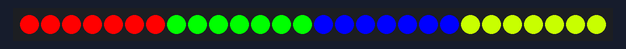
This sketch was run on a simulated Arduino Uno, built with avr-gcc and run on an emulated ATmega328P. Shown: 28 RGB LEDs in strip order, left to right.

Above: at 0.15 s.
At 19.98 s:
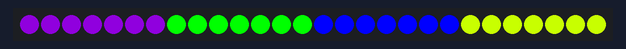
At 29.0 s:
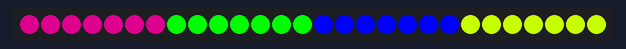
At 39.8 s:
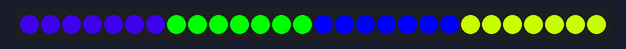

The sketch:

GroupedPixels.ino
```cpp
#include <Adafruit_NeoPixel.h>
#include <Pixelgroup.h>


// adafuit strip
Adafruit_NeoPixel strip = Adafruit_NeoPixel(28, 6, NEO_GRB + NEO_KHZ800);

//------------------------
// setup a pixelwriter
// make sure rgb order is correct (default: GRB like neopixel)
PixelWriter pixelWriter(strip.getPixels(), (uint8_t)strip.numPixels(), PXW_GRB);


//------------------------
// create pixelgroup
// instanciate with pixel indices

// argument 1: amount of pixels (e.g.: 3)
// argument 2..n: pixel indices (e.g.: 0, 1, 2)
Pixelgroup group1(7, 0,1,2,3,4,5,6);
Pixelgroup group2(7, 7,8,9,10,11,12,13);
Pixelgroup group3(7, 14,15,16,17,18,19,20);
Pixelgroup group4(7, 21,22,23,24,25,26,27);


void setup()
{
  //------------------------
  // begin neopixel strip
  strip.begin();

  //------------------------
  // setup a callback for "show" function in pixelWriter
  pixelWriter.setShowFunc(showPixels);


  //------------------------
  // manipulate group
  // demonstrate available functions

    // set pixels
  // argument 1: amount of pixels (e.g.: 4)
  // argument 2..n: pixel indices (e.g.: 4, 5, 6, 7)
  //group1.setPixels(28, 4, 5, 6, 7);

  // clear the group
  //group1.clear();

  // add pixels
  //group1.addPixel(3);

  // remove a pixel
  //group1.removePixel(4);


  //------------------------
  // set some colors, write them out
  group1.setRGB(255, 0, 0);
  group2.setRGB(0, 255, 0);
  group3.setRGB(0, 0, 255);
  group4.setRGB(200, 255, 0);
  writeGroups();

  //------------------------
  // setup fading of group thegroup
  group1.setFrom(255, 0, 0);
  group1.setTo(0, 0, 255);
  group1.setLoop(EASING_LOOP_BOUNCE);
  group1.setDuration(3000);
  group1.setEasing(true);


  //------------------------
  // set strobing of thatgroup
//  group1.setOnTime(600); // in ms
//  group1.setOffTimeSec(0.1); // or in sec
//  group1.setStrobing(true);

  //------------------------
  // flickering?
  // randomly flickering pixels in group
  // value defines flickersteps
  // the higher the number, the longer it flickers
  //group1.setFlicker(20);


}


void loop()
{
  // need to tick each group for animations like fading, strobing, flickering...
  // tick pickelgroups with same timestamp (so the animations are in sync)
  unsigned long _now = millis();

  // tick this group with timestamp
  group1.update(_now);
//  group2.update(_now);
//  group3.update(_now);
//  group4.update(_now);

  // strip only gets written, if pixels are dirty
  writeGroups();

  delay(20);
}


// callback function for pixelwriter
// only gets called if pixelwriter is dirty...
// pixelwriter is only dirty, if something changed in pixelgroups
void showPixels(){
  strip.show();
}


void writeGroups()
{
  // paint the group to our pixelwriter
  group1.paint(pixelWriter);
  group2.paint(pixelWriter);
  group3.paint(pixelWriter);
  group4.paint(pixelWriter);

  // we know we have set a callback function
  // can be tested with: pixelWriter.isShowFunc()

  // this will call our callback-function
  // pixelWriter is taking care about dirty state
  // only calls callback function if pixelwriter is dirty
  pixelWriter.show();
}
```
